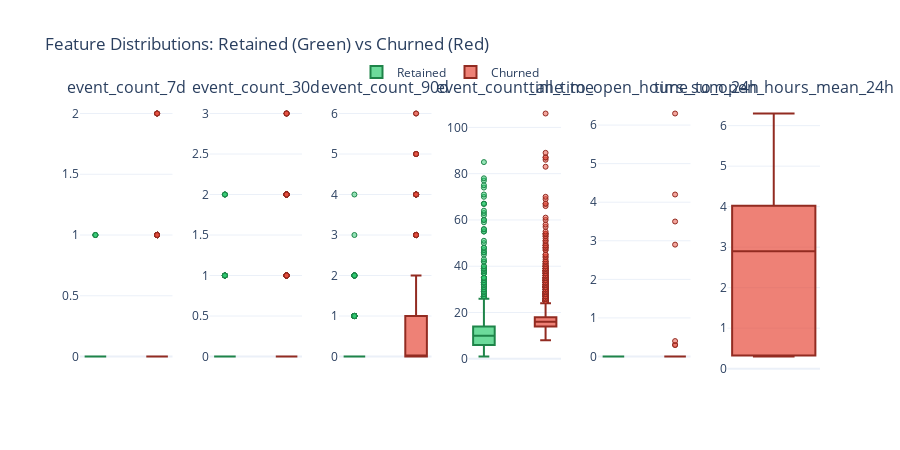

The notebook cell saved with this chart:
### Markdown cell above
### Interpreting Effect Sizes (Cohen's d)

| Effect Size | Interpretation | What It Means for Modeling |
|-------------|----------------|---------------------------|
| \|d\| ≥ 0.8 | Large | Strong discriminator - prioritize this feature |
| \|d\| = 0.5-0.8 | Medium | Useful predictor - include in model |
| \|d\| = 0.2-0.5 | Small | Weak but may help in combination with others |
| \|d\| < 0.2 | Negligible | Limited predictive value alone |

**🎯 Actionable Insights:**
- **Features with large effects** are your best predictors - ensure they're included in your model
- **Direction matters**: "Higher in retained" means customers with high values tend to stay; use this for threshold-based business rules
- **Features with small/negligible effects** may still be useful in combination or as interaction terms

**⚠️ Cautions:**
- Effect size assumes roughly normal distributions - check skewness in notebook 03
- Large effects could be due to confounding variables - validate with domain knowledge
- Correlation ≠ causation: high engagement may not *cause* retention

### Box Plot Visualization

**📈 How to Read the Box Plots Below:**
- **Well-separated boxes** (little/no overlap) → Feature clearly distinguishes retained vs churned
- **Different medians** (center lines at different heights) → Groups have different typical values
- **Many outliers in one group** → May indicate subpopulations worth investigating

### Code cell
# Box Plots: Visual comparison of distributions
if findings.target_column and findings.target_column in df.columns:
    target = findings.target_column
    
    feature_cols = [
        name for name, col in findings.columns.items()
        if col.inferred_type in [ColumnType.NUMERIC_CONTINUOUS, ColumnType.NUMERIC_DISCRETE]
        and name != target
        and name not in TEMPORAL_METADATA_COLS
    ]
    
    if feature_cols:
        # Create box plots - one subplot per feature for better control
        n_features = min(len(feature_cols), 6)
        
        fig = make_subplots(
            rows=1, cols=n_features,
            subplot_titles=feature_cols[:n_features],
            horizontal_spacing=0.05
        )
        
        for i, col in enumerate(feature_cols[:n_features]):
            col_num = i + 1
            
            # Retained (1) - Green
            retained_data = df[df[target] == 1][col].dropna()
            fig.add_trace(
                go.Box(
                    y=retained_data,
                    name='Retained',
                    fillcolor='rgba(46, 204, 113, 0.7)',
                    line=dict(color='#1e8449', width=2),
                    marker=dict(
                        color='rgba(46, 204, 113, 0.5)',  # Light green outliers
                        size=5,
                        line=dict(color='#1e8449', width=1)
                    ),
                    boxpoints='outliers',
                    width=0.35,
                    showlegend=(i == 0),
                    legendgroup='retained',
                    offsetgroup='retained'
                ),
                row=1, col=col_num
            )
            
            # Churned (0) - Red
            churned_data = df[df[target] == 0][col].dropna()
            fig.add_trace(
                go.Box(
                    y=churned_data,
                    name='Churned',
                    fillcolor='rgba(231, 76, 60, 0.7)',
                    line=dict(color='#922b21', width=2),
                    marker=dict(
                        color='rgba(231, 76, 60, 0.5)',  # Light red outliers
                        size=5,
                        line=dict(color='#922b21', width=1)
                    ),
                    boxpoints='outliers',
                    width=0.35,
                    showlegend=(i == 0),
                    legendgroup='churned',
                    offsetgroup='churned'
                ),
                row=1, col=col_num
            )
        
        fig.update_layout(
            height=450,
            title_text="Feature Distributions: Retained (Green) vs Churned (Red)",
            template='plotly_white',
            showlegend=True,
            legend=dict(orientation="h", yanchor="bottom", y=1.05, xanchor="center", x=0.5),
            boxmode='group',
            boxgap=0.3,
            boxgroupgap=0.1
        )
        
        # Center the boxes by removing x-axis tick labels (title is above each subplot)
        fig.update_xaxes(showticklabels=False)
        
        display_figure(fig)
        
        # Print mean comparison
        print("\n📊 MEAN COMPARISON BY RETENTION STATUS:")
        print("-" * 70)
        for col in feature_cols[:n_features]:
            retained_mean = df[df[target] == 1][col].mean()
            churned_mean = df[df[target] == 0][col].mean()
            diff_pct = ((retained_mean - churned_mean) / churned_mean * 100) if churned_mean != 0 else 0
            print(f"  {col}:")
            print(f"     Retained: {retained_mean:.2f}  |  Churned: {churned_mean:.2f}  |  Diff: {diff_pct:+.1f}%")

### Figure 1 — Plotly figure (JSON) as saved in the notebook; plotly's stock layout.template omitted (floating-point values rounded to 4 significant figures; data arrays with more than 128 entries replaced by an {"elided": "..."} marker saying what was removed)
{"data": [{"boxpoints": "outliers", "fillcolor": "rgba(46, 204, 113, 0.7)", "legendgroup": "retained", "line": {"color": "#1e8449", "width": 2}, "marker": {"color": "rgba(46, 204, 113, 0.5)", "line": {"color": "#1e8449", "width": 1}, "size": 5}, "name": "Retained", "offsetgroup": "retained", "showlegend": true, "type": "box", "width": 0.35, "xaxis": "x", "y": {"elided": "1973 int values"}, "yaxis": "y"}, {"boxpoints": "outliers", "fillcolor": "rgba(231, 76, 60, 0.7)", "legendgroup": "churned", "line": {"color": "#922b21", "width": 2}, "marker": {"color": "rgba(231, 76, 60, 0.5)", "line": {"color": "#922b21", "width": 1}, "size": 5}, "name": "Churned", "offsetgroup": "churned", "showlegend": true, "type": "box", "width": 0.35, "xaxis": "x", "y": {"elided": "3025 int values"}, "yaxis": "y"}, {"boxpoints": "outliers", "fillcolor": "rgba(46, 204, 113, 0.7)", "legendgroup": "retained", "line": {"color": "#1e8449", "width": 2}, "marker": {"color": "rgba(46, 204, 113, 0.5)", "line": {"color": "#1e8449", "width": 1}, "size": 5}, "name": "Retained", "offsetgroup": "retained", "showlegend": false, "type": "box", "width": 0.35, "xaxis": "x2", "y": {"elided": "1973 int values"}, "yaxis": "y2"}, {"boxpoints": "outliers", "fillcolor": "rgba(231, 76, 60, 0.7)", "legendgroup": "churned", "line": {"color": "#922b21", "width": 2}, "marker": {"color": "rgba(231, 76, 60, 0.5)", "line": {"color": "#922b21", "width": 1}, "size": 5}, "name": "Churned", "offsetgroup": "churned", "showlegend": false, "type": "box", "width": 0.35, "xaxis": "x2", "y": {"elided": "3025 int values"}, "yaxis": "y2"}, {"boxpoints": "outliers", "fillcolor": "rgba(46, 204, 113, 0.7)", "legendgroup": "retained", "line": {"color": "#1e8449", "width": 2}, "marker": {"color": "rgba(46, 204, 113, 0.5)", "line": {"color": "#1e8449", "width": 1}, "size": 5}, "name": "Retained", "offsetgroup": "retained", "showlegend": false, "type": "box", "width": 0.35, "xaxis": "x3", "y": {"elided": "1973 int values"}, "yaxis": "y3"}, {"boxpoints": "outliers", "fillcolor": "rgba(231, 76, 60, 0.7)", "legendgroup": "churned", "line": {"color": "#922b21", "width": 2}, "marker": {"color": "rgba(231, 76, 60, 0.5)", "line": {"color": "#922b21", "width": 1}, "size": 5}, "name": "Churned", "offsetgroup": "churned", "showlegend": false, "type": "box", "width": 0.35, "xaxis": "x3", "y": {"elided": "3025 int values"}, "yaxis": "y3"}, {"boxpoints": "outliers", "fillcolor": "rgba(46, 204, 113, 0.7)", "legendgroup": "retained", "line": {"color": "#1e8449", "width": 2}, "marker": {"color": "rgba(46, 204, 113, 0.5)", "line": {"color": "#1e8449", "width": 1}, "size": 5}, "name": "Retained", "offsetgroup": "retained", "showlegend": false, "type": "box", "width": 0.35, "xaxis": "x4", "y": {"elided": "1973 int values"}, "yaxis": "y4"}, {"boxpoints": "outliers", "fillcolor": "rgba(231, 76, 60, 0.7)", "legendgroup": "churned", "line": {"color": "#922b21", "width": 2}, "marker": {"color": "rgba(231, 76, 60, 0.5)", "line": {"color": "#922b21", "width": 1}, "size": 5}, "name": "Churned", "offsetgroup": "churned", "showlegend": false, "type": "box", "width": 0.35, "xaxis": "x4", "y": {"elided": "3025 int values"}, "yaxis": "y4"}, {"boxpoints": "outliers", "fillcolor": "rgba(46, 204, 113, 0.7)", "legendgroup": "retained", "line": {"color": "#1e8449", "width": 2}, "marker": {"color": "rgba(46, 204, 113, 0.5)", "line": {"color": "#1e8449", "width": 1}, "size": 5}, "name": "Retained", "offsetgroup": "retained", "showlegend": false, "type": "box", "width": 0.35, "xaxis": "x5", "y": {"elided": "1973 float values"}, "yaxis": "y5"}, {"boxpoints": "outliers", "fillcolor": "rgba(231, 76, 60, 0.7)", "legendgroup": "churned", "line": {"color": "#922b21", "width": 2}, "marker": {"color": "rgba(231, 76, 60, 0.5)", "line": {"color": "#922b21", "width": 1}, "size": 5}, "name": "Churned", "offsetgroup": "churned", "showlegend": false, "type": "box", "width": 0.35, "xaxis": "x5", "y": {"elided": "3025 float values"}, "yaxis": "y5"}, {"boxpoints": "outliers", "fillcolor": "rgba(46, 204, 113, 0.7)", "legendgroup": "retained", "line": {"color": "#1e8449", "width": 2}, "marker": {"color": "rgba(46, 204, 113, 0.5)", "line": {"color": "#1e8449", "width": 1}, "size": 5}, "name": "Retained", "offsetgroup": "retained", "showlegend": false, "type": "box", "width": 0.35, "xaxis": "x6", "y": [], "yaxis": "y6"}, {"boxpoints": "outliers", "fillcolor": "rgba(231, 76, 60, 0.7)", "legendgroup": "churned", "line": {"color": "#922b21", "width": 2}, "marker": {"color": "rgba(231, 76, 60, 0.5)", "line": {"color": "#922b21", "width": 1}, "size": 5}, "name": "Churned", "offsetgroup": "churned", "showlegend": false, "type": "box", "width": 0.35, "xaxis": "x6", "y": [3.5, 0.3, 0.4, 0.3, 6.3, 2.9, 4.2], "yaxis": "y6"}], "layout": {"annotations": [{"font": {"size": 16}, "showarrow": false, "text": "event_count_7d", "x": 0.0625, "xanchor": "center", "xref": "paper", "y": 1, "yanchor": "bottom", "yref": "paper"}, {"font": {"size": 16}, "showarrow": false, "text": "event_count_30d", "x": 0.2375, "xanchor": "center", "xref": "paper", "y": 1, "yanchor": "bottom", "yref": "paper"}, {"font": {"size": 16}, "showarrow": false, "text": "event_count_90d", "x": 0.4125, "xanchor": "center", "xref": "paper", "y": 1, "yanchor": "bottom", "yref": "paper"}, {"font": {"size": 16}, "showarrow": false, "text": "event_count_all_time", "x": 0.5875, "xanchor": "center", "xref": "paper", "y": 1, "yanchor": "bottom", "yref": "paper"}, {"font": {"size": 16}, "showarrow": false, "text": "time_to_open_hours_sum_24h", "x": 0.7625, "xanchor": "center", "xref": "paper", "y": 1, "yanchor": "bottom", "yref": "paper"}, {"font": {"size": 16}, "showarrow": false, "text": "time_to_open_hours_mean_24h", "x": 0.9375, "xanchor": "center", "xref": "paper", "y": 1, "yanchor": "bottom", "yref": "paper"}], "boxgap": 0.3, "boxgroupgap": 0.1, "boxmode": "group", "height": 450, "legend": {"orientation": "h", "x": 0.5, "xanchor": "center", "y": 1.05, "yanchor": "bottom"}, "showlegend": true, "title": {"text": "Feature Distributions: Retained (Green) vs Churned (Red)"}, "xaxis": {"anchor": "y", "domain": [0, 0.125], "showticklabels": false}, "xaxis2": {"anchor": "y2", "domain": [0.175, 0.3], "showticklabels": false}, "xaxis3": {"anchor": "y3", "domain": [0.35, 0.475], "showticklabels": false}, "xaxis4": {"anchor": "y4", "domain": [0.525, 0.65], "showticklabels": false}, "xaxis5": {"anchor": "y5", "domain": [0.7, 0.825], "showticklabels": false}, "xaxis6": {"anchor": "y6", "domain": [0.875, 1], "showticklabels": false}, "yaxis": {"anchor": "x", "domain": [0, 1]}, "yaxis2": {"anchor": "x2", "domain": [0, 1]}, "yaxis3": {"anchor": "x3", "domain": [0, 1]}, "yaxis4": {"anchor": "x4", "domain": [0, 1]}, "yaxis5": {"anchor": "x5", "domain": [0, 1]}, "yaxis6": {"anchor": "x6", "domain": [0, 1]}}}
